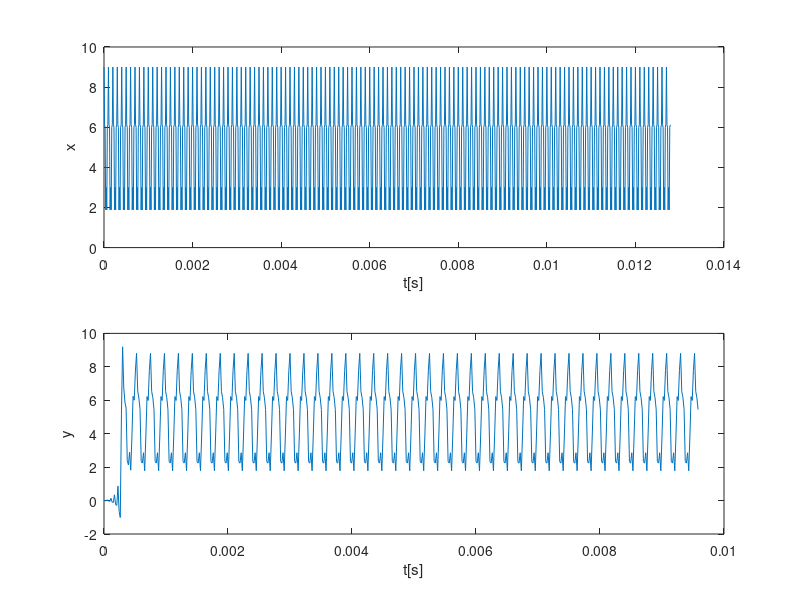

The MATLAB script that drew this image:
close all
clearvars
clc

Fs = 80e3;
f1 = 10e3;
f2 = 40e3;
N = 1024;
t = linspace(0, (N-1) / Fs, N);

x = 5 + 3 * cos(2*pi*f1*t) + cos(2*pi*f2*t);

Ft = 120e3;
[L, M] = rat(Ft / Fs);

% upsample
x_up = zeros(1, length(x) * L);
x_up(1:L:end) = x;

% LP filter
cutoff = min(1/L, 1/M);  % it should be 1/2L but matlab needs 2x
h = L * fir1(63, cutoff);
x_f = filter(h, 1, x_up);

% downsample
y = x_f(1:M:end);

t_y = t * L / M;
NY = 512;

figure(1);
subplot(2, 1, 1);
plot(t, x);
xlabel('t[s]');
ylabel('x');
subplot(2, 1, 2);
plot(t_y(1:NY), y(1:NY));
xlabel('t[s]');
ylabel('y');